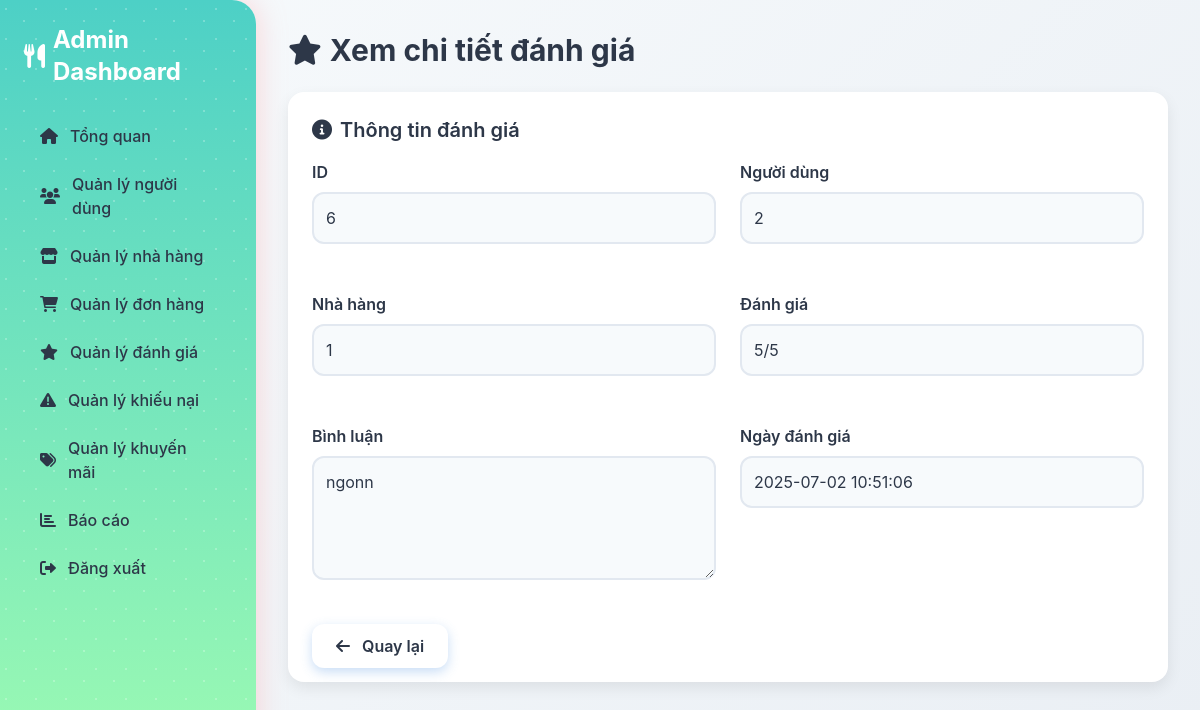
The app's page /modules/reviews/view_review.php?id=6 (signed in) with its own data.
### tables this page shows
CREATE TABLE `reviews` (
  `id` int(11) NOT NULL,
  `user_id` int(11) DEFAULT NULL,
  `restaurant_id` int(11) DEFAULT NULL,
  `rating` int(11) NOT NULL,
  `comment` text DEFAULT NULL,
  `created_at` timestamp NOT NULL DEFAULT current_timestamp()
);

### modules/reviews/view_review.php (the view, shortened to what this page needs)
<?php
require __DIR__ . '/../../config/db_connect.php';
$review_id = $_GET['id'] ?? null;
try {
    $stmt = $pdo->prepare("SELECT id, user_id, restaurant_id, rating, comment, created_at FROM reviews WHERE id = ?");
    $stmt->execute([$review_id]);
    $review = $stmt->fetch();
} catch (PDOException $e) {
    $error = "Lỗi cơ sở dữ liệu: " . $e->getMessage();
    error_log("Database error in view_review.php: " . $e->getMessage());
}
?>
<!DOCTYPE html>
<html lang="vi">
<head>
    <link href="https://cdn.jsdelivr.net/npm/tailwindcss@2.2.19/dist/tailwind.min.css" rel="stylesheet">
    <link href="/ad/assets/css/admin.css" rel="stylesheet">
    <link href="https://cdnjs.cloudflare.com/ajax/libs/font-awesome/6.0.0-beta3/css/all.min.css" rel="stylesheet">
    <link href="https://cdnjs.cloudflare.com/ajax/libs/animate.css/4.1.1/animate.min.css" rel="stylesheet">
</head>
<body class="flex flex-col h-screen">
    <div class="flex flex-1 overflow-hidden">
        <aside class="sidebar transition-all duration-300 ease-in-out">
            <h2 class="text-2xl font-bold mb-6 flex items-center">
                <i class="fas fa-utensils mr-2"></i> <span>Admin Dashboard</span>
            </h2>
            <nav>
                <ul>
                    <li><a href="/ad/views/dashboard.php" class="flex items-center p-4 <?php echo ($current_page == 'dashboard.php' && !isset($_GET['page'])) ? 'active' : ''; ?>"><i class="fas fa-home mr-2"></i> <span>Tổng quan</span></a></li>
                    <li><a href="/ad/modules/users/manage_users.php" class="flex items-center p-4 <?php echo ($current_page == 'manage_users.php') ? 'active' : ''; ?>"><i class="fas fa-users mr-2"></i> <span>Quản lý người dùng</span></a></li>
                    <li><a href="/ad/modules/restaurants/manage_restaurants.php" class="flex items-center p-4 <?php echo ($current_page == 'manage_restaurants.php') ? 'active' : ''; ?>"><i class="fas fa-store mr-2"></i> <span>Quản lý nhà hàng</span></a></li>
                    <li><a href="/ad/modules/orders/manage_orders.php" class="flex items-center p-4 <?php echo ($current_page == 'manage_orders.php') ? 'active' : ''; ?>"><i class="fas fa-shopping-cart mr-2"></i> <span>Quản lý đơn hàng</span></a></li>
                    <li><a href="/ad/modules/reviews/manage_reviews.php" class="flex items-center p-4 <?php echo ($current_page == 'manage_reviews.php') ? 'active' : ''; ?>"><i class="fas fa-star mr-2"></i> <span>Quản lý đánh giá</span></a></li>
                    <li><a href="/ad/modules/complaints/manage_complaints.php" class="flex items-center p-4 <?php echo ($current_page == 'manage_complaints.php') ? 'active' : ''; ?>"><i class="fas fa-exclamation-triangle mr-2"></i> <span>Quản lý khiếu nại</span></a></li>
                    <li><a href="/ad/modules/promotions/manage_promotions.php" class="flex items-center p-4 <?php echo ($current_page == 'manage_promotions.php') ? 'active' : ''; ?>"><i class="fas fa-tags mr-2"></i> <span>Quản lý khuyến mãi</span></a></li>
                    <li><a href="/ad/views/report.php" class="flex items-center p-4 <?php echo ($current_page == 'report.php') ? 'active' : ''; ?>"><i class="fas fa-chart-bar mr-2"></i> <span>Báo cáo</span></a></li>
                    <li><a href="/ad/modules/auth/logout.php" class="flex items-center p-4 <?php echo ($current_page == 'logout.php') ? 'active' : ''; ?>"><i class="fas fa-sign-out-alt mr-2"></i> <span>Đăng xuất</span></a></li>
                </ul>
            </nav>
        </aside>
        <main class="main-content flex-1 overflow-auto">
            <h1 class="text-3xl font-bold mb-6 flex items-center">
                <i class="fas fa-star mr-2"></i> Xem chi tiết đánh giá
            </h1>
            <div class="card">
                <h2 class="text-xl font-semibold mb-4 flex items-center">
                    <i class="fas fa-info-circle mr-2"></i> Thông tin đánh giá
                </h2>
                <div class="grid grid-cols-1 md:grid-cols-2 gap-6">
                    <div class="form-group">
                        <label>ID</label>
                        <input type="text" class="form-control" value="<?php echo htmlspecialchars($review['id']); ?>" disabled>
                    </div>
                    <div class="form-group">
                        <label>Người dùng</label>
                        <input type="text" class="form-control" value="<?php echo htmlspecialchars($review['user_id']); ?>" disabled>
                    </div>
                    <div class="form-group">
                        <label>Nhà hàng</label>
                        <input type="text" class="form-control" value="<?php echo htmlspecialchars($review['restaurant_id']); ?>" disabled>
                    </div>
                    <div class="form-group">
                        <label>Đánh giá</label>
                        <input type="text" class="form-control" value="<?php echo htmlspecialchars($review['rating']); ?>/5" disabled>
                    </div>
                    <div class="form-group">
                        <label>Bình luận</label>
                        <textarea class="form-control" rows="4" disabled><?php echo htmlspecialchars($review['comment'] ?: 'Không có'); ?></textarea>
                    </div>
                    <div class="form-group">
                        <label>Ngày đánh giá</label>
                        <input type="text" class="form-control" value="<?php echo htmlspecialchars($review['created_at']); ?>" disabled>
                    </div>
                    <div class="md:col-span-2">
                        <a href="manage_reviews.php" class="btn btn-secondary">
                            <i class="fas fa-arrow-left mr-2"></i> Quay lại
                        </a>
                    </div>
                </div>
            </div>
        </main>
    </div>
</body>
</html>

### assets/css/admin.css (style rules this page uses)
body { font-family: 'Inter', -apple-system, BlinkMacSystemFont, 'Segoe UI', Roboto, sans-serif; background: linear-gradient(135deg, #f7fafc 0%, #dce3ec 100%); background-size: 200% 200%; animation: gradientMove 15s ease infinite; margin: 0; height: 100vh; overflow: auto; color: #2d3748; }
.sidebar { background: linear-gradient(180deg, #4dd0c6, #9ffcb2); color: #ffffff; height: 100vh; position: fixed; width: 256px; padding: 1.5rem; box-shadow: 0 0 30px rgba(255, 154, 158, 0.4); overflow-y: auto; transition: all 0.3s ease-in-out; border-top-right-radius: 24px; border-bottom-right-radius: 24px; overflow: hidden; }
.sidebar::before { content: ''; position: absolute; top: 0; left: 0; width: 100%; height: 100%; background-image: radial-gradient(circle at 20% 30%, rgba(255,255,255,0.8) 1px, transparent 1px), radial-gradient(circle at 80% 70%, rgba(255,255,255,0.8) 1px, transparent 1px); background-size: 30px 30px; opacity: 0.3; animation: particleMove 20s linear infinite; }
.sidebar nav ul { list-style: none; padding: 0; }
.sidebar nav ul li a { display: flex; align-items: center; padding: 0.75rem 1rem; border-radius: 0.75rem; color: #2d3748; text-decoration: none; transition: all 0.3s ease; font-weight: 500; position: relative; overflow: hidden; }
.sidebar nav ul li a::before { content: ''; position: absolute; top: 0; left: -100%; width: 100%; height: 100%; background: linear-gradient(90deg, rgba(255, 255, 255, 0.2) 0%, rgba(255, 255, 255, 0.5) 50%, rgba(255, 255, 255, 0.2) 100%); transition: all 0.4s ease; z-index: 0; }
.sidebar nav ul li a i { margin-right: 0.75rem; transition: transform 0.3s ease, opacity 0.3s ease; }
.sidebar nav ul li a span { transition: opacity 0.3s ease; }
.main-content { margin-left: 256px; padding: 2rem; height: 100vh; width: calc(100% - 256px); overflow-y: auto; transition: margin-left 0.3s ease; padding-bottom: 2rem; }
.card { background-color: #ffffff; border-radius: 1rem; box-shadow: 0 6px 15px rgba(0, 0, 0, 0.08); padding: 1.5rem; margin-bottom: 2rem; transition: all 0.3s ease; opacity: 1 !important; backface-visibility: hidden; will-change: transform, box-shadow; }
.btn { padding: 0.75rem 1.5rem; border-radius: 0.75rem; font-weight: 600; transition: all 0.3s ease; min-width: 120px; text-align: center; box-shadow: 0 4px 12px rgba(74, 144, 226, 0.3); opacity: 1 !important; cursor: pointer; }
.form-group { margin-bottom: 1.5rem; }
.form-group label { display: block; color: #2d3748; font-weight: 600; margin-bottom: 0.5rem; }
.form-group input, .form-group textarea, .form-group select { width: 100%; padding: 0.75rem; border: 2px solid #e2e8f0; border-radius: 0.75rem; outline: none; transition: all 0.3s ease; background-color: #f7fafc; }

### records on screen
reviews: id "6", user "2", restaurant "1", rating "5/5", comment "ngonn", created_at "2025-07-02 10:51:06"
